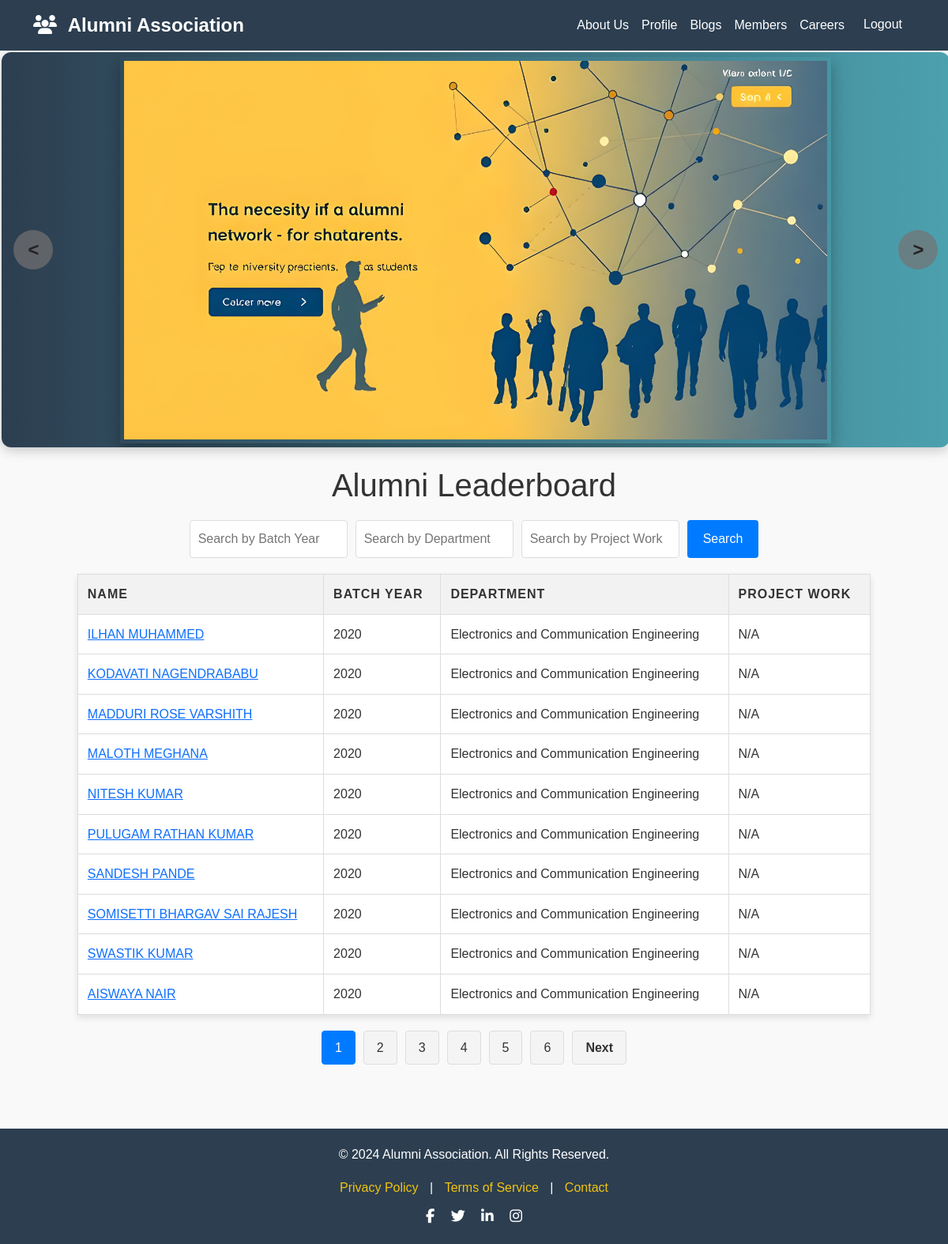
The app's page /alumni (signed in) with its own data.
### website/models.py (models this page shows, shortened)
class Alumni(db.Model):
    id = db.Column(db.Integer, primary_key=True)
    name = db.Column(db.String(100), nullable=False)
    Reg_no = db.Column(db.String(50),nullable=False)
    batch = db.Column(db.String(10), nullable=True)
    contact = db.Column(db.Integer, nullable=True)
    email = db.Column(db.String(100), nullable=False, unique=True)
    department = db.Column(db.String(100), nullable=True)
    project_work = db.Column(db.String(255), nullable=True, default="N/A")
    achievements = db.Column(db.Text, nullable=True,default="NONE")
    experiences = db.Column(db.Text, nullable=True,default="NONE")
    hobbies = db.Column(db.Text, nullable=True,default="NONE")

### website/views.py (the view)
@views.route('/alumni', methods=['GET'])
@login_required
def alumnis():
    batch = request.args.get('batch', '')
    department = request.args.get('department', '')
    project_work = request.args.get('project_work', '')
    alumni_query = Alumni.query
    if batch:
        alumni_query = alumni_query.filter(Alumni.batch.ilike(f'%{batch}%'))
    if department:
        alumni_query = alumni_query.filter(Alumni.department.ilike(f'%{department}%'))
    if project_work:
        alumni_query = alumni_query.filter(Alumni.project_work.ilike(f'%{project_work}%'))
    page = request.args.get('page', 1, type=int)
    pagination = alumni_query.paginate(page=page, per_page=10)
    alumni = pagination.items
    total_pages = pagination.pages
    current_page = pagination.page
    return render_template('alumni.html', alumni=alumni, total_pages=total_pages, current_page=current_page,user=current_user)

### website/templates/alumni.html (shortened to what this page needs)
{% extends "layout.html" %}
{% block body %}
<link rel="stylesheet" href="{{ url_for('static', filename='member.css') }}">
<h1>Alumni Leaderboard</h1>
<form id="search-form" method="GET" action="{{ url_for('views.alumnis') }}">
    <input type="text" name="batch" placeholder="Search by Batch Year" value="{{ request.args.get('batch', '') }}">
    <input type="text" name="department" placeholder="Search by Department" value="{{ request.args.get('department', '') }}">
    <input type="text" name="project_work" placeholder="Search by Project Work" value="{{ request.args.get('project_work', '') }}">
    <button type="submit">Search</button>
</form>
<table>
    <thead>
        <tr>
            <th>Name</th>
            <th>Batch Year</th>
            <th>Department</th>
            <th>Project Work</th>
        </tr>
    </thead>
    <tbody>
        {% for alum in alumni %}
        <tr>
            <td><a href="{{ url_for('views.show_profiles', member_id=alum.id) }}">{{ alum.name }}</a></td>
            <td>{{ alum.batch }}</td>
            <td>{{ alum.department }}</td>
            <td>{{ alum.project_work or 'N/A' }}</td>
        </tr>
        {% endfor %}
    </tbody>
</table>
<div class="pagination">
    {% for i in range(1, total_pages + 1) %}
    <a href="{{ url_for('views.alumnis', page=i, batch=request.args.get('batch'), department=request.args.get('department'), project_work=request.args.get('project_work')) }}" class="{% if i == current_page %}active{% endif %}">{{ i }}</a>
    {% endfor %}
    {% if current_page < total_pages %}
    <a href="{{ url_for('views.alumnis', page=current_page + 1, batch=request.args.get('batch'), department=request.args.get('department'), project_work=request.args.get('project_work')) }}" class="next-button">Next</a>
    {% endif %}
</div>
<br><br>
{% endblock %}

### website/static/top.css (style rules this page uses)
body { font-family: "Poppins", sans-serif; background-color: #f8f9fa; color: #817f7f; margin: 0; padding: 0; }

### website/static/member.css (style rules this page uses)
body { font-family: Arial, sans-serif; background-color: #f9f9f9; margin: 0; padding: 0; line-height: 1.6; }
h1 { text-align: center; color: #333; margin: 20px 0; }
#search-form { display: flex; flex-wrap: wrap; justify-content: center; gap: 10px; margin-bottom: 20px; padding: 0 20px; }
#search-form input { flex: 1; max-width: 200px; padding: 10px; border: 1px solid #ddd; border-radius: 4px; }
#search-form button { padding: 10px 20px; background-color: #007bff; color: white; border: none; border-radius: 4px; cursor: pointer; transition: background-color 0.3s; }
table { width: 90%; max-width: 1200px; margin: 20px auto; border-collapse: collapse; box-shadow: 0 4px 8px rgba(0, 0, 0, 0.1); }
th, td { border: 1px solid #ddd; padding: 12px; text-align: left; color: #333; }
th { background-color: #f2f2f2; font-weight: bold; text-transform: uppercase; letter-spacing: 1px; }
td { background-color: white; }
table tr:nth-child(even) { background-color: #f9f9f9; }
.pagination { margin-top: 20px; display: flex; justify-content: center; align-items: center; gap: 10px; }
.pagination a { padding: 8px 16px; text-decoration: none; background-color: #f4f4f4; color: #333; border: 1px solid #ddd; border-radius: 4px; transition: background-color 0.3s, color 0.3s; display: inline-block; text-align: center; }
.pagination a.active { background-color: #007bff; color: white; border-color: #007bff; }
.prev-button, .next-button { font-weight: bold; }

### records on screen
Alumni: name "ILHAN MUHAMMED", batch "2020", department "Electronics and Communication Engineering", project_work "N/A"
Alumni: name "KODAVATI NAGENDRABABU", batch "2020", department "Electronics and Communication Engineering", project_work "N/A"
Alumni: name "MADDURI ROSE VARSHITH", batch "2020", department "Electronics and Communication Engineering", project_work "N/A"
Alumni: name "MALOTH MEGHANA", batch "2020", department "Electronics and Communication Engineering", project_work "N/A"
Alumni: name "NITESH KUMAR", batch "2020", department "Electronics and Communication Engineering", project_work "N/A"
Alumni: name "PULUGAM RATHAN KUMAR", batch "2020", department "Electronics and Communication Engineering", project_work "N/A"
Alumni: name "SANDESH PANDE", batch "2020", department "Electronics and Communication Engineering", project_work "N/A"
Alumni: name "SOMISETTI BHARGAV SAI RAJESH", batch "2020", department "Electronics and Communication Engineering", project_work "N/A"
Alumni: name "SWASTIK KUMAR", batch "2020", department "Electronics and Communication Engineering", project_work "N/A"
Alumni: name "AISWAYA NAIR", batch "2020", department "Electronics and Communication Engineering", project_work "N/A"

### other values on screen
{{ i }} "1" "2" "3" "4" "5" "6"
